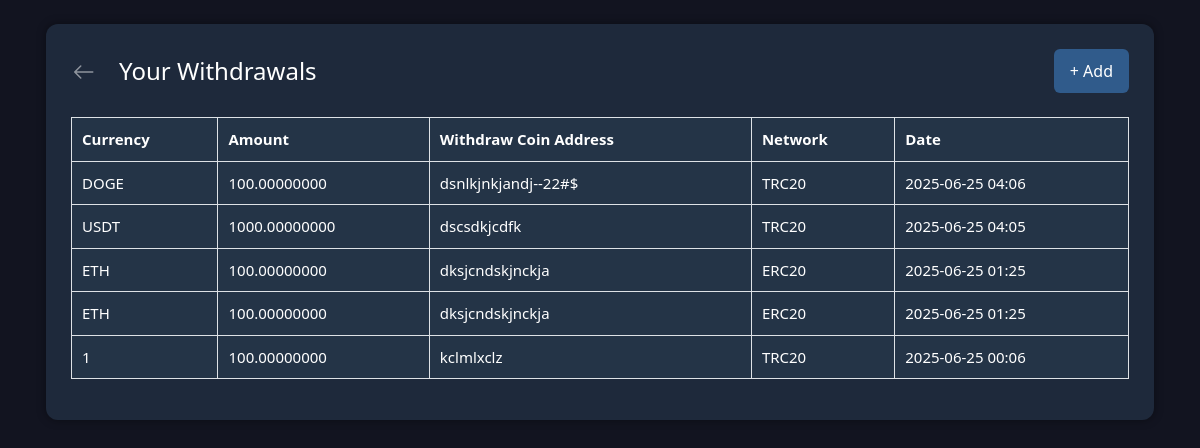
Screenshot of /withdrawal/list/ (signed in) with the database file from the repository.
### powerdigital_app/models.py (models this page shows, shortened)
class WithdrawalRequest(models.Model):
    CURRENCY_CHOICES = [
        ('USDT', 'USDT'),
        ('BTC', 'BTC'),
        ('ETH', 'ETH'),
        ('TRX', 'TRX'),
        ('ETC', 'ETC'),
        ('BNB', 'BNB'),
        ('DOGE', 'DOGE'),
        ('DOT', 'DOT'),
        ('APT', 'APT'),
        ('TON', 'TON'),
        ('ICP', 'ICP'),
        ('SHIB', 'SHIB'),
        ('ITC', 'ITC'),
        ('HT', 'HT'),
    ]
    NETWORK_CHOICES = [
        ('TRC20', 'TRC20'),
        ('ERC20', 'ERC20'),
    ]
    user = models.ForeignKey(User, on_delete=models.CASCADE)
    currency = models.CharField(max_length=10, choices=CURRENCY_CHOICES)
    address = models.CharField(max_length=255)
    network = models.CharField(max_length=10, choices=NETWORK_CHOICES)
    amount = models.DecimalField(max_digits=20, decimal_places=8)
    is_approved = models.BooleanField(default=False)
    created_at = models.DateTimeField(auto_now_add=True)

### powerdigital_app/views.py (the view)
# urls.py: path('withdrawal/list/', views.withdrawal_list, name='withdrawal_success'),
def withdrawal_list(request):
    withdrawals = WithdrawalRequest.objects.filter(user=request.user).order_by('-created_at')
    paginator = Paginator(withdrawals, 10)  # Show 10 per page
    page_number = request.GET.get('page')
    page_obj = paginator.get_page(page_number)
    return render(request, 'index/withdrawal_list.html', {'withdrawal': page_obj})

### powerdigital_app/templates/index/withdrawal_list.html (shortened to what this page needs)
{% load static %}
{% load i18n %}
<!DOCTYPE html>
<html lang="en">
<head>
    <link href="https://cdn.jsdelivr.net/npm/bootstrap@5.3.0/dist/css/bootstrap.min.css" rel="stylesheet">
</head>
<body>
<div class="container py-4 px-3">
    <div class="card-box">
        <div class="d-flex justify-content-between align-items-center mb-4 flex-wrap">
            <div class="d-flex align-items-center mb-2 mb-sm-0">
                <a href="javascript:history.back()" class="me-3 text-white-50 text-decoration-none back-link">
                    <svg xmlns="http://www.w3.org/2000/svg" width="24" height="24" fill="currentColor"
                         class="bi bi-arrow-left" viewBox="0 0 16 16">
                        <path fill-rule="evenodd"
                              d="M15 8a.5.5 0 0 1-.5.5H3.707l3.147 3.146a.5.5 0 0 1-.708.708l-4-4a.5.5 0 0 1 0-.708l4-4a.5.5 0 1 1 .708.708L3.707 7.5H14.5A.5.5 0 0 1 15 8z"/>
                    </svg>
                </a>
                <h4 class="mb-0 ms-2">Your Withdrawals</h4>
            </div>
            <a href="{% url 'request_withdrawal' %}" class="btn-add">+ Add</a>
        </div>
        {% if withdrawal %}
            <div class="table-responsive">
                <table class="table table-bordered text-white align-middle">
                    <thead>
                        <tr>
                            <th>Currency</th>
                            <th>Amount</th>
                            <th>Withdraw Coin Address</th>
                            <th>Network</th>
                            <th>Date</th>
                        </tr>
                    </thead>
                    <tbody>
                        {% for w in withdrawal %}
                        <tr>
                            <td>{{ w.currency }}</td>
                            <td>{{ w.amount }}</td>
                            <td>{{ w.address }}</td>
                            <td>{{ w.network }}</td>
                            <td>{{ w.created_at|date:"Y-m-d H:i" }}</td>
                        </tr>
                        {% endfor %}
                    </tbody>
                </table>
            </div>
        {% else %}
            <p class="text-center text-muted">You have not made any withdrawal requests yet.</p>
        {% endif %}
    </div>
</div>
</body>
</html>

### powerdigital_app/templates/index/withdrawal_list.html (style rules this page uses)
body { background-color: rgb(18, 20, 32); color: white; }
.card-box { background-color: #1e293b; border-radius: 12px; padding: 25px; box-shadow: 0 0 10px rgba(0,0,0,0.4); }
a.btn-add { background-color: #305b8b; color: white; padding: 10px 16px; text-decoration: none; border-radius: 6px; display: inline-block; }
.table thead { background-color: #334155; }
.table tbody tr { background-color: #1e3a8a; transition: background-color 0.3s; }
th, td { padding: 12px 16px; border-bottom: 1px solid #3b82f6; vertical-align: middle; word-break: break-word; }
.table td, .table th { padding: 10px; vertical-align: middle; font-size: 15px; color: white; background-color: #243447; }
.back-link svg { vertical-align: middle; }

### rows the page displays
WithdrawalRequest: currency "DOGE", amount "100.00000000", address "dsnlkjnkjandj--22#$", network "TRC20", created_at "2025-06-25 04:06"
WithdrawalRequest: currency "USDT", amount "1000.00000000", address "dscsdkjcdfk", network "TRC20", created_at "2025-06-25 04:05"
WithdrawalRequest: currency "ETH", amount "100.00000000", address "dksjcndskjnckja", network "ERC20", created_at "2025-06-25 01:25"
WithdrawalRequest: currency "ETH", amount "100.00000000", address "dksjcndskjnckja", network "ERC20", created_at "2025-06-25 01:25"
WithdrawalRequest: currency "1", amount "100.00000000", address "kclmlxclz", network "TRC20", created_at "2025-06-25 00:06"
